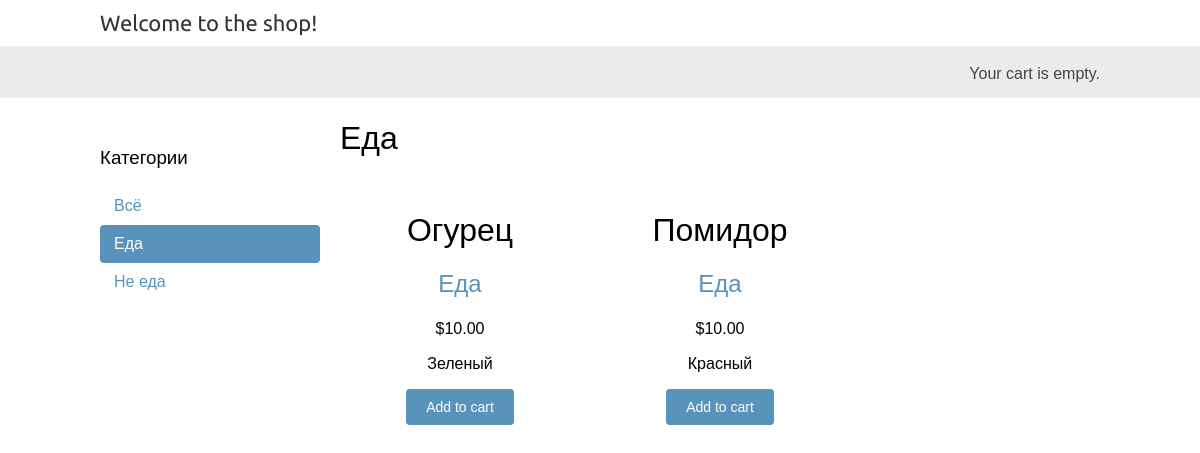
The app's page /eda/ with its own data.
### shop/models.py (models this page shows, shortened)
class Category(models.Model):
    name = models.CharField(max_length=200, db_index=True)
    slug = models.SlugField(max_length=200, db_index=True, unique=True)
    class Meta:
        ordering = ('name',)
        verbose_name = 'Категория'
        verbose_name_plural = 'Категории'
    def __str__(self):
        return self.name
    def get_absolute_url(self):
        return reverse('shop:product_list_by_category',
                       args=[self.slug])

class Product(models.Model):
    category = models.ForeignKey(Category, related_name='products', on_delete=models.CASCADE)
    name = models.CharField(max_length=200, db_index=True)
    slug = models.SlugField(max_length=200, db_index=True)
    image = models.ImageField(upload_to='products/%Y/%m/%d', blank=True)
    description = models.TextField(blank=True)
    price = models.DecimalField(max_digits=10, decimal_places=2)
    available = models.BooleanField(default=True)
    created = models.DateTimeField(auto_now_add=True)
    updated = models.DateTimeField(auto_now=True)
    class Meta:
        ordering = ('name',)
        index_together = (('id', 'slug'),)

### shop/views.py (the view)
def product_list(request, category_slug=None):
    category = None
    categories = Category.objects.all()
    products = Product.objects.filter(available=True)
    if category_slug:
        category = get_object_or_404(Category, slug=category_slug)
        products = products.filter(category=category)
    return render(request,
                  'shop/product/list.html',
                  {'category': category,
                   'categories': categories,
                   'products': products})

### cart/cart.py (called while the page is built)
    def __len__(self):
        return sum(item['quantity'] for item in self.cart.values())

### cart/context_processors.py (called while the page is built)
def cart(request):
    return {'cart': Cart(request)}

### shop/templates/shop/product/list.html (shortened to what this page needs)
{% extends "shop/base.html" %}
{% load static %}
{% block content %}
    <div id="sidebar">
        <h3>Категории</h3>
        <ul>
            <li {% if not category %}class="selected"{% endif %}>
                <a href="{% url "shop:product_list" %}">Всё</a>
            </li>
            {% for c in categories %}
                <li {% if category.slug == c.slug %}class="selected"{% endif %}>
                    <a href="{{ c.get_absolute_url }}">{{ c.name }}</a>
                </li>
            {% endfor %}
        </ul>
    </div>
    <div id="main" class="product-list">
        <h1>{% if category %}{{ category.name }}{% else %}Products{% endif %}</h1>
        {% for product in products %}
            <div class="item">
        <h1>{{ product.name }}</h1>
        <h2><a href="{{ product.category.get_absolute_url }}">{{ product.category }}</a></h2>
        <p class="price">${{ product.price }}</p>
        {{ product.description|linebreaks }}
<form action="{% url "cart:cart_add" product.id %}" method="post">
    <input type="submit" value="Add to cart">
</form>
            </div>
        {% endfor %}
    </div>
{% endblock %}

### shop/static/css/base.css (style rules this page uses)
body { margin:0; padding:0; font-family:helvetica, sans-serif; }
h1, h2, h3, h4, h5 , h6 { font-family: 'Ubuntu', sans-serif; font-weight:normal; }
a { text-decoration:none; color:#5993bb; }
a.button, input[type="submit"] { color:#fff; background:#5993bb; border-radius:4px; padding:10px 20px; font-size:14px; border:0; }
#sidebar { width:220px; padding:30px 20px 0 0; float:left; }
#sidebar ul { margin:0; padding:0; }
#sidebar ul li { margin:0; list-style:none; padding:10px 14px; }
#sidebar ul li a { display:block; }
#sidebar ul li.selected { background:#5993bb; border-radius:4px; }
#sidebar ul li.selected a { color:#fff; }
#main { float:left; width: 96%; margin-right:-220px; overflow:hidden; }
.product-list .item { width:25%; padding:10px 20px 10px 0; float:left; text-align:center; line-height:1.2; }

### records on screen
Category: name "Еда"
Category: name "Не еда"
Product: name "Огурец", category "Еда", price "10.00", description "Зеленый"
Product: name "Помидор", category "Еда", price "10.00", description "Красный"
